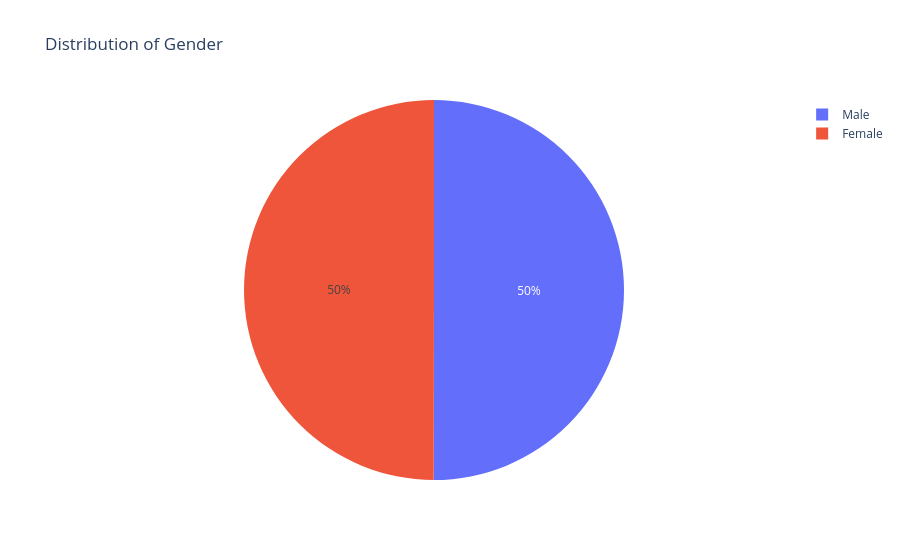
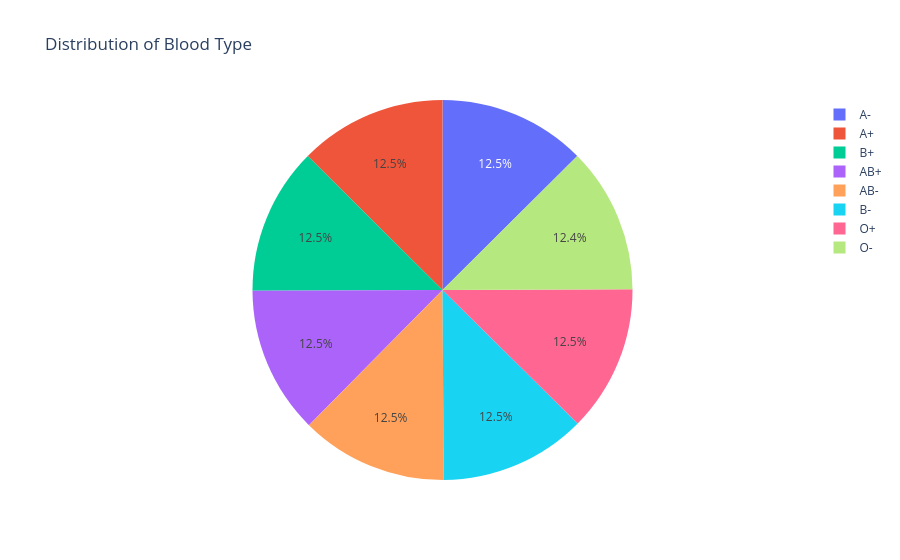
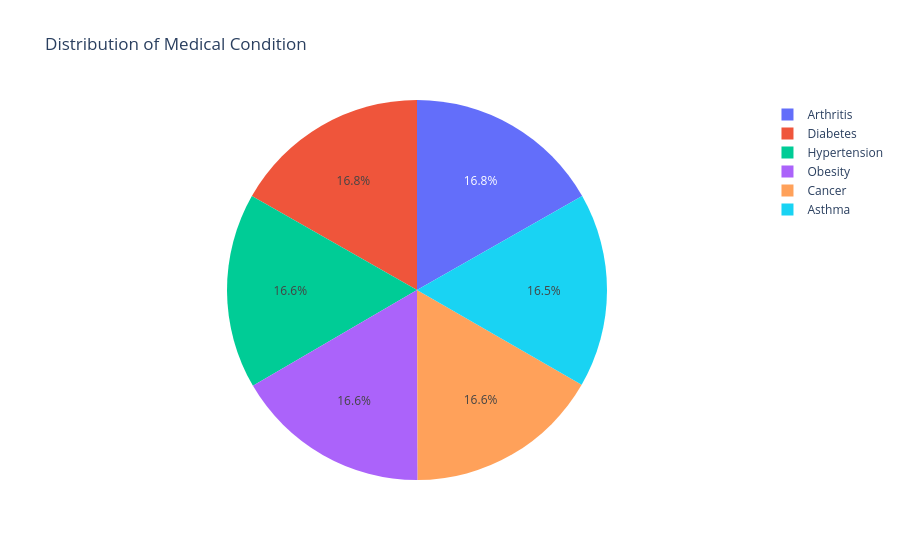
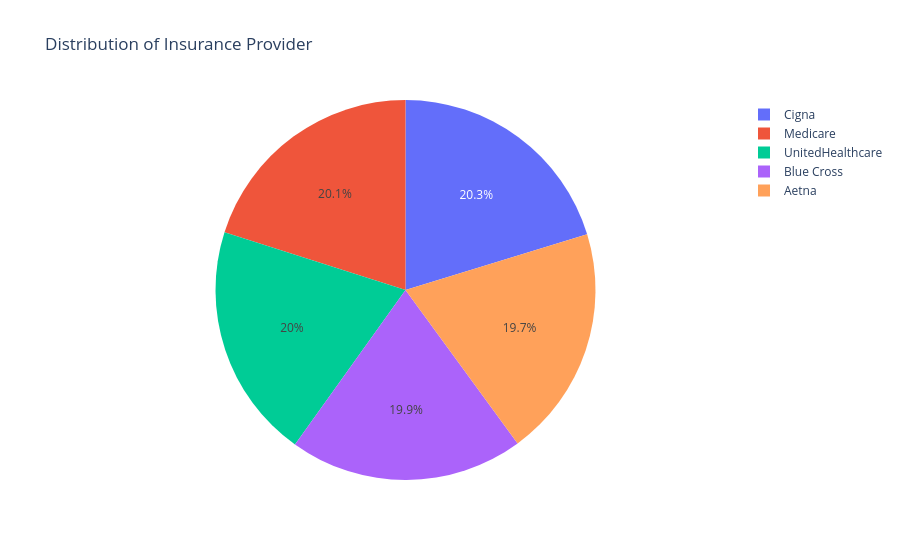

These figures' notebook cell, in order:
### Code cell
import plotly.express as px
for i in categorical:
    counts = df[i].value_counts()
    fig = px.pie(counts, values=counts.values, names=counts.index, title=f"Distribution of {i}")
    fig.show()

# A Pie Chart is a circular statistical plot that can display only one series of data. 
# The area of the chart is the total percentage of the given data. 
# Pie charts in Python are widely used in business presentations, reports, and dashboards due to their simplicity and effectiveness in displaying data distributions.

### Figure 1 — Plotly figure (JSON) as saved in the notebook; plotly's stock layout.template omitted (floating-point values rounded to 4 significant figures)
{"data": [{"domain": {"x": [0, 1], "y": [0, 1]}, "hovertemplate": "Gender=%{label}<br>value=%{value}<extra></extra>", "labels": ["Male", "Female"], "legendgroup": "", "name": "", "showlegend": true, "type": "pie", "values": [27496, 27470]}], "layout": {"autosize": true, "legend": {"tracegroupgap": 0}, "title": {"text": "Distribution of Gender"}}}

### Figure 2 — Plotly figure (JSON) as saved in the notebook; plotly's stock layout.template omitted (floating-point values rounded to 4 significant figures)
{"data": [{"domain": {"x": [0, 1], "y": [0, 1]}, "hovertemplate": "Blood Type=%{label}<br>value=%{value}<extra></extra>", "labels": ["A-", "A+", "B+", "AB+", "AB-", "B-", "O+", "O-"], "legendgroup": "", "name": "", "showlegend": true, "type": "pie", "values": [6898, 6896, 6885, 6882, 6874, 6872, 6855, 6804]}], "layout": {"autosize": true, "legend": {"tracegroupgap": 0}, "title": {"text": "Distribution of Blood Type"}}}

### Figure 3 — Plotly figure (JSON) as saved in the notebook; plotly's stock layout.template omitted (floating-point values rounded to 4 significant figures)
{"data": [{"domain": {"x": [0, 1], "y": [0, 1]}, "hovertemplate": "Medical Condition=%{label}<br>value=%{value}<extra></extra>", "labels": ["Arthritis", "Diabetes", "Hypertension", "Obesity", "Cancer", "Asthma"], "legendgroup": "", "name": "", "showlegend": true, "type": "pie", "values": [9218, 9216, 9151, 9146, 9140, 9095]}], "layout": {"autosize": true, "legend": {"tracegroupgap": 0}, "title": {"text": "Distribution of Medical Condition"}}}

### Figure 4 — Plotly figure (JSON) as saved in the notebook; plotly's stock layout.template omitted (floating-point values rounded to 4 significant figures)
{"data": [{"domain": {"x": [0, 1], "y": [0, 1]}, "hovertemplate": "Insurance Provider=%{label}<br>value=%{value}<extra></extra>", "labels": ["Cigna", "Medicare", "UnitedHealthcare", "Blue Cross", "Aetna"], "legendgroup": "", "name": "", "showlegend": true, "type": "pie", "values": [11139, 11039, 11014, 10952, 10822]}], "layout": {"autosize": true, "legend": {"tracegroupgap": 0}, "title": {"text": "Distribution of Insurance Provider"}}}
